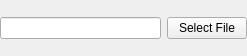
<?xml version="1.0" encoding="UTF-8"?>
<ui version="4.0">
 <class>FileSelection</class>
 <widget class="QFrame" name="FileSelection">
  <property name="geometry">
   <rect>
    <x>0</x>
    <y>0</y>
    <width>247</width>
    <height>56</height>
   </rect>
  </property>
  <property name="windowTitle">
   <string>Frame</string>
  </property>
  <property name="locale">
   <locale language="English" country="UnitedStates"/>
  </property>
  <layout class="QHBoxLayout" name="horizontalLayout">
   <property name="leftMargin">
    <number>0</number>
   </property>
   <property name="topMargin">
    <number>0</number>
   </property>
   <property name="rightMargin">
    <number>0</number>
   </property>
   <property name="bottomMargin">
    <number>0</number>
   </property>
   <item>
    <widget class="QLineEdit" name="lineEdit">
     <property name="locale">
      <locale language="English" country="UnitedStates"/>
     </property>
    </widget>
   </item>
   <item>
    <widget class="QPushButton" name="pushButton">
     <property name="text">
      <string>Select File</string>
     </property>
    </widget>
   </item>
  </layout>
 </widget>
 <resources/>
 <connections/>
</ui>
